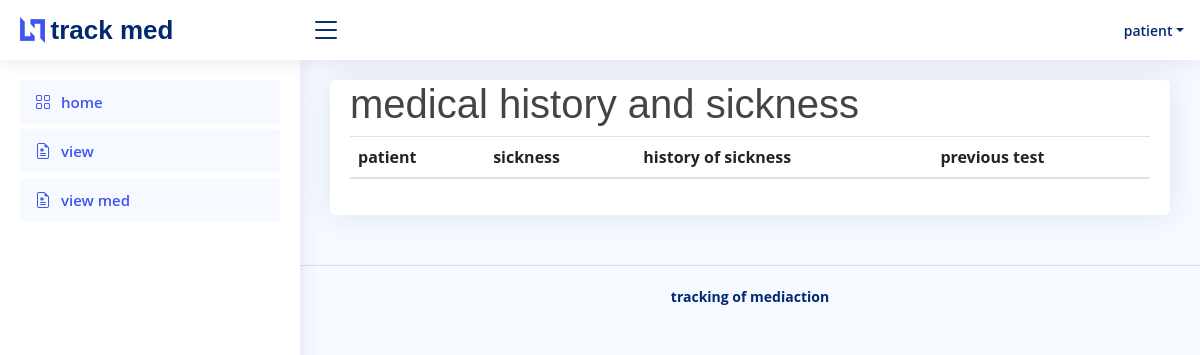
The page /patient_view/ (signed in) on the database as committed earlier.
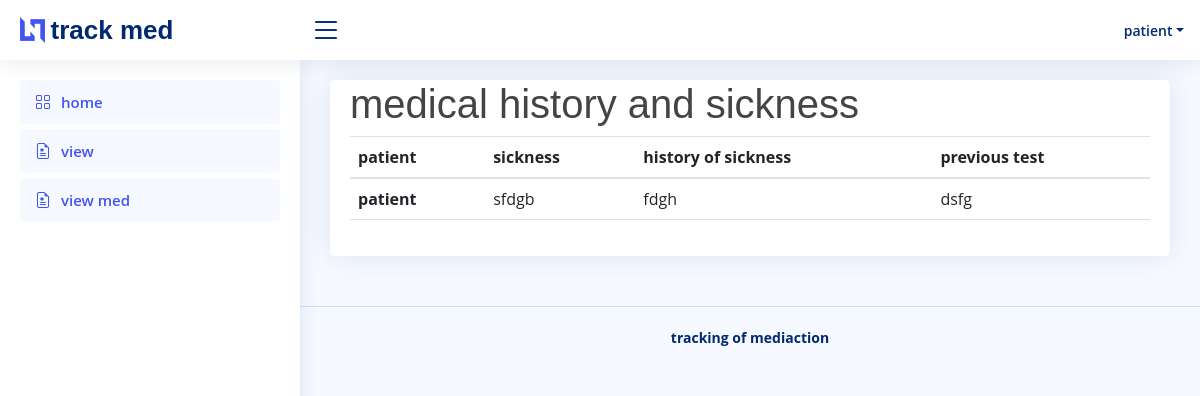
The same page on the database as committed later.
### med/models.py (models this page shows)
class HealthData(models.Model):
    user = models.ForeignKey(User, on_delete=models.CASCADE)
    ailments = models.TextField()
    history_of_ailment = models.TextField()
    previous_tests = models.TextField()
    class Meta:
        verbose_name_plural = "HealthData"

### med/views.py (the view)
# urls.py: path("patient_view/", views.patient_view, name="patientview"),
@login_required(login_url="/accounts/login/")
def patient_view(request):
    patientview = HealthData.objects.filter(user=request.user)
    context = {
        "patientview": patientview,
    }
    return render(request, "med/patientview.html", context)

### med/templatetags/custom_tags.py (called while the page is built)
@register.filter(name="has_group")
def has_group(user, group_name):
    group = Group.objects.filter(name=group_name)
    if group:
        group = group.first()
        return group in user.groups.all()
    else:
        return False

### med/templates/med/patientview.html (shortened to what this page needs)
{% extends 'med/base.html'%}
{%load custom_tags%}
{%block content%}
<div class="card">
<div class="card-body">
  <h1>medical history and sickness</h1>
  <table class="table table-hover">
    <thead>
      <tr>
        <th scope="col">patient</th>
        <th scope="col">sickness</th>
        <th scope="col">history of sickness</th>
        <th scope="col">previous test</th>
      </tr>
    </thead>
    <tbody>
      {%for detail in patientview%}
      <tr>
        <th scope="row">{{detail.user}}</th>
        <td>{{detail.ailments}}</td>
        <td>{{detail.history_of_ailment}}</td>
        <td>{{detail.previous_tests}}</td>
      </tr>
      {%endfor%}
    </tbody>
  </table>
</div>
</div>
{%endblock content%}

Rows that differ between the two databases and show on the page:
added HealthData: user "patient", ailments "sfdgb", history_of_ailment "fdgh", previous_tests "dsfg"
